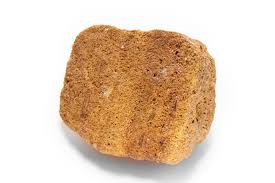
#> input picture opencv/sandstone.jpeg, 275 x 183 px
$ python Datapreprocessing.py
#> lines starting #> are read from the running program, lines starting #| are printed output that depends on the picture; after the words box and inside, x2 and y2 are one past the last pixel; in counts of white or black regions, pixels touching at a corner belong together
#> further down, input is the input picture: shape (183, 275, 3); mean B, G, R 186.1, 206.9, 229.1
import os
import cv2 as cv
import copy
import random
import numpy as np
# [10 lines of commented-out code are left out]
def augement_data(img):
    height,width,channel=img.shape
#> height = 183; width = 275; channel = 3
    backgrnd_col = img[0][0]
#> backgrnd_col = [255, 255, 255]
    line1 = lambda x,y : x/(width//2) + y/(height//2) - 1
    line2 = lambda x,y : x/(width//2) - y/(height//2) - 1
    line3 = lambda x,y : x/(3*width//2) + y/(3*height//2) - 1
    line4 = lambda x,y : -x/(width//2) + y/height//2 - 1
    img1 = copy.deepcopy(img)
    img2 = copy.deepcopy(img)
    img3 = copy.deepcopy(img)
    img4 = copy.deepcopy(img)
    for i in range(width):
        for j in range(height):
            if line1(i, j) - random.uniform(0,1) < 0:
                img1[j, i] = backgrnd_col
            if line2(i, j) + random.uniform(0,1) > 0:
                img2[j, i] = backgrnd_col
            if line3(i, j) + random.uniform(0,1) > 0:
                img3[j, i] = backgrnd_col
            if line4(i, j) + random.uniform(0,2) > 0:
                img4[j, i] = backgrnd_col
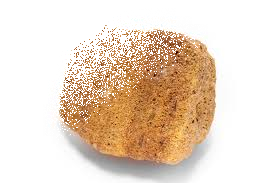
#> img1: shape (183, 275, 3); 12.65% of pixels changed, all inside (x1, y1, x2, y2) = (43, 8, 216, 144)
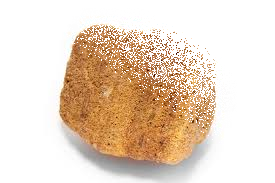
#> img2: shape (183, 275, 3); 13.36% of pixels changed, all inside (x1, y1, x2, y2) = (63, 8, 237, 145)
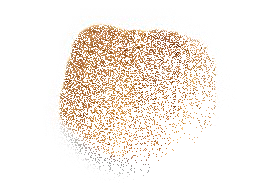
#> img3: shape (183, 275, 3); mean B, G, R 233, 239.7, 247
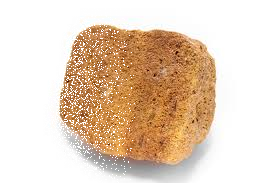
#> img4: shape (183, 275, 3); 4.12% of pixels changed, all inside (x1, y1, x2, y2) = (43, 8, 135, 183)
    cv.imshow('img1',img1)
    cv.waitKey(0)
    cv.imshow('img2',img2)
    cv.waitKey(0)
    cv.imshow('img3',img3)
    cv.waitKey(0)
    cv.imshow('img4',img4)
    cv.waitKey(0)
    edges = cv.Canny(img,5,10)
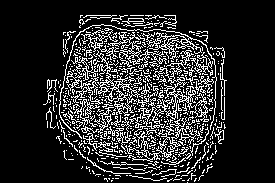
#> edges: shape (183, 275); 16.8% white in thin lines or dots, all inside (x1, y1, x2, y2) = (43, 15, 227, 183)
    cv.imshow('Edges',edges)
    cv.waitKey(0)
input = cv.imread('opencv/sandstone.jpeg')
augement_data(input)

$ run again, with opencv/coalimage.jpeg copied over opencv/sandstone.jpeg
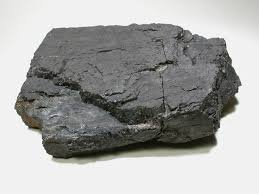
#> input picture opencv/coalimage.jpeg, 259 x 194 px
#> input is the input picture: shape (194, 259, 3); mean B, G, R 165.2, 167.1, 166.8
#> backgrnd_col = [225, 227, 227]
#> after the loop in augement_data, `for i in range(width):`:
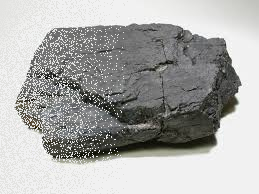
#> img4: shape (194, 259, 3); 12.51% of pixels changed, all inside (x1, y1, x2, y2) = (0, 0, 128, 194)
#> in augement_data, `edges = cv.Canny(img,5,10)`:
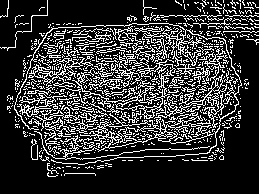
#> edges: shape (194, 259); 21.6% white in thin lines or dots
